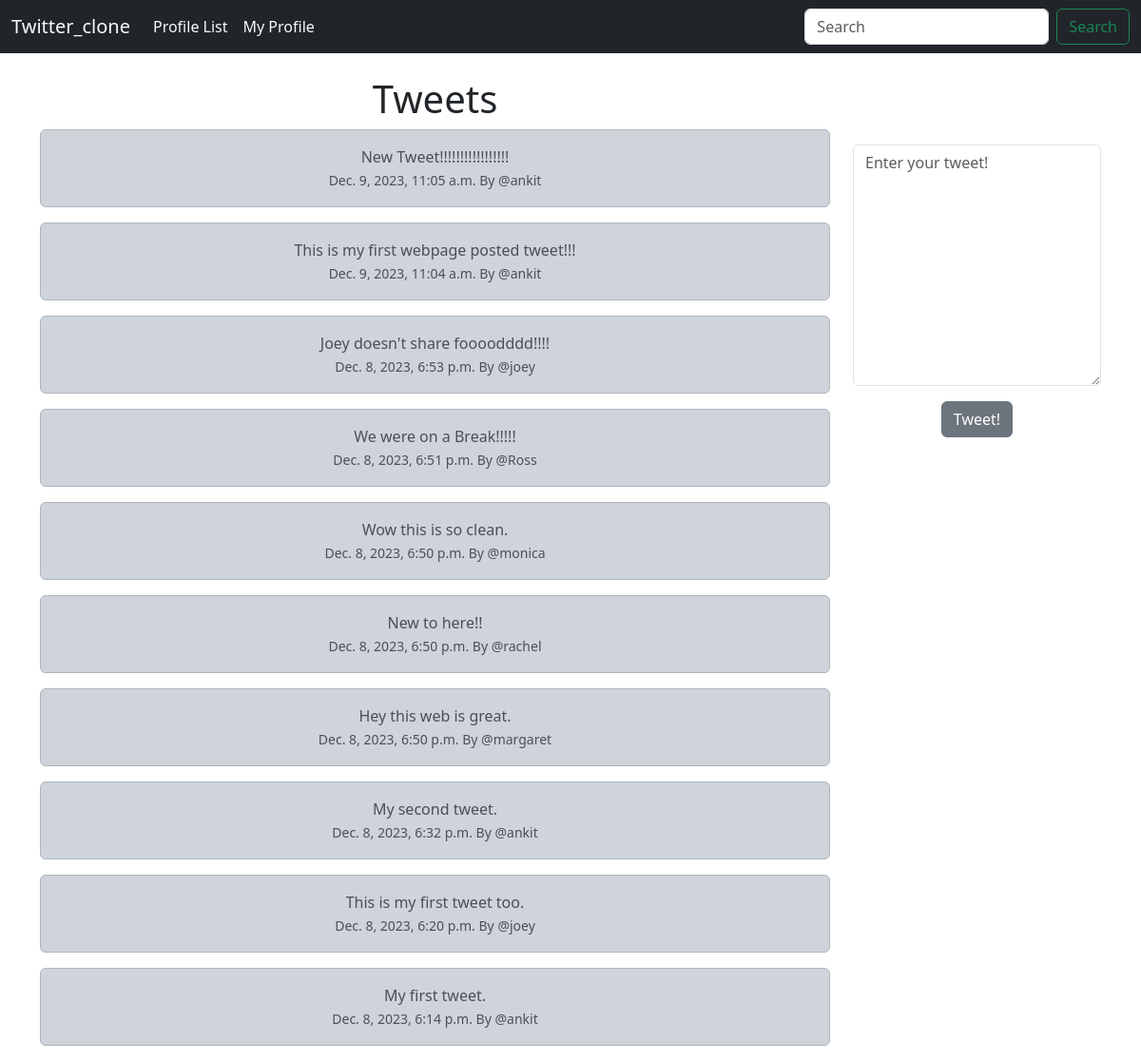
Screenshot of / (signed in) with the database file from the repository.
### Twitter_app/models.py (models this page shows, shortened)
class tweet(models.Model):
    user = models.ForeignKey(
        User, related_name="tweets",
        on_delete= models.DO_NOTHING
    )
    body = models.CharField(max_length= 200)
    created_at = models.DateTimeField(auto_now_add=True)

### Twitter_app/views.py (the view, shortened to what this page needs)
# urls.py: path('', views.index, name='index'),
def index(request):
    if request.user.is_authenticated:
        form = TweetForm(request.POST or None)
        tweets = tweet.objects.all().order_by("-created_at")
        return render(request, 'index.html', {'profile': profile, "tweets": tweets, 'form': form})
    return render(request, 'index.html', {'profile': profile})

### Twitter_app/form.py
class TweetForm(forms.ModelForm):
    body = forms.CharField(required=True, widget=forms.widgets.Textarea(
        attrs= {
            "placeholder": "Enter your tweet!",
            "class": "form-control"
        }),
        label= ""
    )
    class Meta:
        model = tweet
        exclude = ("user", )

### templates/index.html (shortened to what this page needs)
{%  extends "base.html" %}
    {%block content %}
    <div class="container text-center">
    <div class="row">
    <div class="col-9">
    <h1>
        Tweets
    </h1>
    {% for tweet in tweets%}
    <div class="alert alert-dark" role="alert">
        {{tweet.body}} <br/>
        <small class="">
            {{tweet.created_at}} By
            @{{tweet.user}}
        </small>
      </div>
    {%  endfor %}
    </div>
    {%if form%}
    <div class="col-3">
        <br><br><br>
        <form method = "POST">
            {{form.as_p}}
            <button type="submit" class="btn btn-secondary">Tweet!</button>
          </form>
    </div>
    {%endif%}
    {% endblock%}

### rows the page displays
tweet: body "New Tweet!!!!!!!!!!!!!!!!!", created_at "Dec. 9, 2023, 11:05 a.m.", user "ankit"
tweet: body "This is my first webpage posted tweet!!!", created_at "Dec. 9, 2023, 11:04 a.m.", user "ankit"
tweet: body "Joey doesn't share foooodddd!!!!", created_at "Dec. 8, 2023, 6:53 p.m.", user "joey"
tweet: body "We were on a Break!!!!!", created_at "Dec. 8, 2023, 6:51 p.m.", user "Ross"
tweet: body "Wow this is so clean.", created_at "Dec. 8, 2023, 6:50 p.m.", user "monica"
tweet: body "New to here!!", created_at "Dec. 8, 2023, 6:50 p.m.", user "rachel"
tweet: body "Hey this web is great.", created_at "Dec. 8, 2023, 6:50 p.m.", user "margaret"
tweet: body "My second tweet.", created_at "Dec. 8, 2023, 6:32 p.m.", user "ankit"
tweet: body "This is my first tweet too.", created_at "Dec. 8, 2023, 6:20 p.m.", user "joey"
tweet: body "My first tweet.", created_at "Dec. 8, 2023, 6:14 p.m.", user "ankit"
